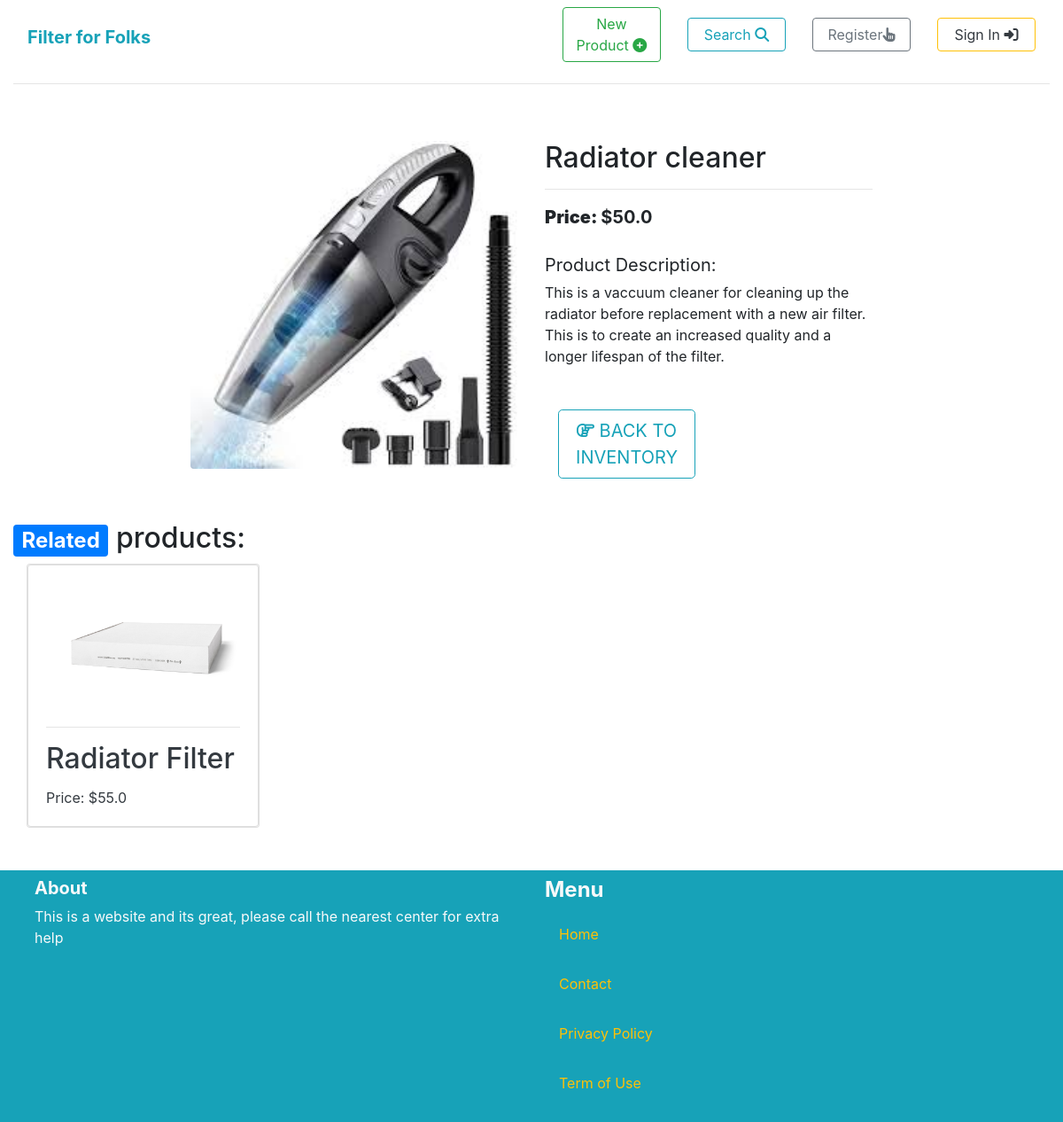
/product/5/, run on the app's committed database.
### product/models.py (models this page shows, shortened)
class Product(models.Model):
    category = models.ForeignKey('Category', null=True, blank=True, on_delete=models.CASCADE, related_name='products')
    name = models.CharField(max_length=300)
    description = models.TextField()
    price = models.FloatField()
    image = models.ImageField(upload_to='product_images', blank=True, null=True)

### product/views.py (the view)
# urls.py: path('<int:pk>/', views.product_detail, name='product_detail'),
def product_detail(request, pk):
    product = get_object_or_404(Product, pk=pk)
    related_products = Product.objects.filter(category=product.category).exclude(pk=pk)[0:3]
    return render(request, 'product/product_detail.html', {
        'product': product,
        'related_products': related_products
    })

### product/templates/product/product_detail.html (shortened to what this page needs)
{% extends 'core/base.html' %}
{% block content %}
<div class="container-fluid">
    <div class="row">
        <div class="col-12 col-md-6 col-lg-4 offset-lg-2">
            <div class="image-container my-5">
                {% if product.image %}
                    <a href="" target="_blank">
                        <img class="card-img-top img-fluid rounded" src="{{ product.image.url }}" alt="{{ product.name }}">
                    </a>
                    {% else %}
                    <a href="">
                        <img class="card-img-top img-fluid rounded" src="" alt="">
                    </a>
                {% endif %}
            </div>
        </div>
        <div class="col-12 col-md-6 col-lg-4">
            <div class="mb-5 mt-md-5">
                <h2 class="mb-0">{{ product.name }}</h2>
                <hr>
                <p class="lead mb-0 text-left font-weight-bold"><strong>Price: </strong> ${{ product.price }}</p>
                <br>
                {% if product.description %}
                    <p class="lead mb-1 text-left font-weight">
                        <strong>Product Description:</strong><br>
                    </p>
                    <div>
                        {{ product.description }}
                    </div>
                    <div class="col-md-6 order-md-1 mt-5">
                        <p>
                            <a href="{% url 'products' %}" class="btn btn-outline-info btn-lg">
                                <span>
                                    <i class="far fa-hand-point-right"></i>
                                </span>
                                <span class="text-uppercase">Back to Inventory</span>
                            </a>
                        </p>
                    </div>
                {% endif %}
            </div>
        </div>
        <div class="container-fluid">
            {% for product in related_products %}
            <h2><span class="badge badge-primary">Related</span> products: </h2>
                    <div class="col-sm-6 col-md-6 col-lg-4 col-xl-3">
                        <div class="card h-100">
                            <a href="{% url 'product:product_detail' product.id %}">
                                <div class="card">
                                    <div class="card-body">
                                        <img src="{{ product.image.url }}" class="card-img-top img-fluid">
                                        <hr>
                                        <div>
                                            <h2 class="card-title text-dark mt-0">{{ product.name }}</h2>
                                            <p class="card-text text-dark">Price: ${{ product.price }}</p>
                                        </div>
                                    </div>
                                </div>
                            </a>
                        </div>
                    </div>
            {% endfor %}
        </div>
</div>
{% endblock %}

### data on the page
Product: image (picture), name "Radiator cleaner", price "50.0", description "This is a vaccuum cleaner for cleaning up the radiator before replacement with a new air filter. This is to create an increased quality and a longer lifespan of the filter."
Product: image (picture), name "Radiator Filter", price "55.0"
